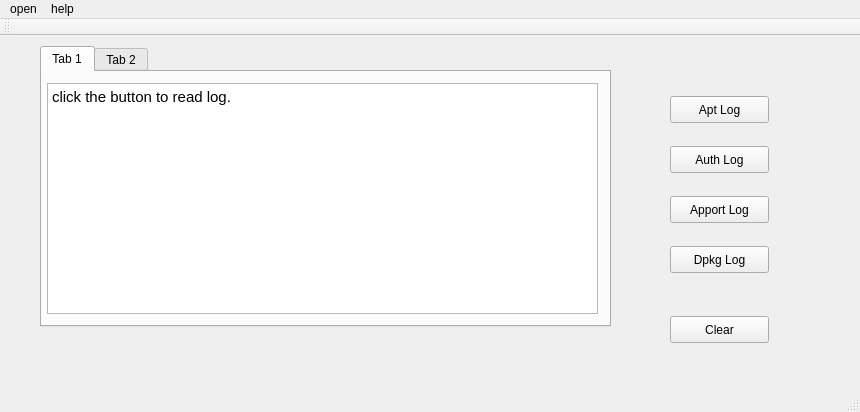
<?xml version="1.0" encoding="UTF-8"?>
<ui version="4.0">
 <class>MainWindow</class>
 <widget class="QMainWindow" name="MainWindow">
  <property name="geometry">
   <rect>
    <x>0</x>
    <y>0</y>
    <width>860</width>
    <height>412</height>
   </rect>
  </property>
  <property name="windowTitle">
   <string>Log Looker</string>
  </property>
  <widget class="QWidget" name="centralWidget">
   <widget class="QTabWidget" name="tabWidget">
    <property name="geometry">
     <rect>
      <x>40</x>
      <y>10</y>
      <width>571</width>
      <height>281</height>
     </rect>
    </property>
    <property name="currentIndex">
     <number>0</number>
    </property>
    <widget class="QWidget" name="tab">
     <attribute name="title">
      <string>Tab 1</string>
     </attribute>
     <widget class="QTextBrowser" name="textBrowser">
      <property name="geometry">
       <rect>
        <x>5</x>
        <y>11</y>
        <width>551</width>
        <height>231</height>
       </rect>
      </property>
      <property name="html">
       <string>&lt;!DOCTYPE HTML PUBLIC &quot;-//W3C//DTD HTML 4.0//EN&quot; &quot;http://www.w3.org/TR/REC-html40/strict.dtd&quot;&gt;
&lt;html&gt;&lt;head&gt;&lt;meta name=&quot;qrichtext&quot; content=&quot;1&quot; /&gt;&lt;style type=&quot;text/css&quot;&gt;
p, li { white-space: pre-wrap; }
&lt;/style&gt;&lt;/head&gt;&lt;body style=&quot; font-family:'Ubuntu'; font-size:11pt; font-weight:400; font-style:normal;&quot;&gt;
&lt;p style=&quot; margin-top:0px; margin-bottom:0px; margin-left:0px; margin-right:0px; -qt-block-indent:0; text-indent:0px;&quot;&gt;click the button to read log.&lt;/p&gt;&lt;/body&gt;&lt;/html&gt;</string>
      </property>
     </widget>
    </widget>
    <widget class="QWidget" name="tab_2">
     <attribute name="title">
      <string>Tab 2</string>
     </attribute>
     <widget class="QTextBrowser" name="textBrowser_2">
      <property name="geometry">
       <rect>
        <x>5</x>
        <y>11</y>
        <width>551</width>
        <height>231</height>
       </rect>
      </property>
      <property name="html">
       <string>&lt;!DOCTYPE HTML PUBLIC &quot;-//W3C//DTD HTML 4.0//EN&quot; &quot;http://www.w3.org/TR/REC-html40/strict.dtd&quot;&gt;
&lt;html&gt;&lt;head&gt;&lt;meta name=&quot;qrichtext&quot; content=&quot;1&quot; /&gt;&lt;style type=&quot;text/css&quot;&gt;
p, li { white-space: pre-wrap; }
&lt;/style&gt;&lt;/head&gt;&lt;body style=&quot; font-family:'Ubuntu'; font-size:11pt; font-weight:400; font-style:normal;&quot;&gt;
&lt;p style=&quot; margin-top:0px; margin-bottom:0px; margin-left:0px; margin-right:0px; -qt-block-indent:0; text-indent:0px;&quot;&gt;click the button to read log.&lt;/p&gt;&lt;/body&gt;&lt;/html&gt;</string>
      </property>
     </widget>
    </widget>
   </widget>
   <widget class="QPushButton" name="pushButton">
    <property name="geometry">
     <rect>
      <x>670</x>
      <y>60</y>
      <width>99</width>
      <height>27</height>
     </rect>
    </property>
    <property name="text">
     <string>Apt Log</string>
    </property>
   </widget>
   <widget class="QPushButton" name="pushButton_2">
    <property name="geometry">
     <rect>
      <x>670</x>
      <y>110</y>
      <width>99</width>
      <height>27</height>
     </rect>
    </property>
    <property name="text">
     <string>Auth Log</string>
    </property>
   </widget>
   <widget class="QPushButton" name="pushButton_3">
    <property name="geometry">
     <rect>
      <x>670</x>
      <y>160</y>
      <width>99</width>
      <height>27</height>
     </rect>
    </property>
    <property name="text">
     <string>Apport Log</string>
    </property>
   </widget>
   <widget class="QPushButton" name="pushButton_4">
    <property name="geometry">
     <rect>
      <x>670</x>
      <y>280</y>
      <width>99</width>
      <height>27</height>
     </rect>
    </property>
    <property name="text">
     <string>Clear</string>
    </property>
   </widget>
   <widget class="QPushButton" name="pushButton_5">
    <property name="geometry">
     <rect>
      <x>670</x>
      <y>210</y>
      <width>99</width>
      <height>27</height>
     </rect>
    </property>
    <property name="text">
     <string>Dpkg Log</string>
    </property>
   </widget>
   <widget class="QLabel" name="label">
    <property name="geometry">
     <rect>
      <x>620</x>
      <y>10</y>
      <width>231</width>
      <height>17</height>
     </rect>
    </property>
    <property name="text">
     <string/>
    </property>
   </widget>
  </widget>
  <widget class="QMenuBar" name="menuBar">
   <property name="geometry">
    <rect>
     <x>0</x>
     <y>0</y>
     <width>860</width>
     <height>31</height>
    </rect>
   </property>
   <widget class="QMenu" name="menuOpen">
    <property name="title">
     <string>open</string>
    </property>
   </widget>
   <widget class="QMenu" name="menuHelp">
    <property name="title">
     <string>help</string>
    </property>
   </widget>
   <addaction name="menuOpen"/>
   <addaction name="menuHelp"/>
  </widget>
  <widget class="QToolBar" name="mainToolBar">
   <attribute name="toolBarArea">
    <enum>TopToolBarArea</enum>
   </attribute>
   <attribute name="toolBarBreak">
    <bool>false</bool>
   </attribute>
  </widget>
  <widget class="QStatusBar" name="statusBar"/>
 </widget>
 <layoutdefault spacing="6" margin="11"/>
 <resources/>
 <connections/>
</ui>
